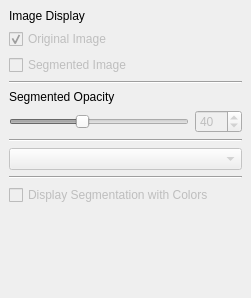
<?xml version="1.0" encoding="UTF-8"?>
<ui version="4.0">
 <class>LayersDockWidget</class>
 <widget class="QDockWidget" name="LayersDockWidget">
  <property name="geometry">
   <rect>
    <x>0</x>
    <y>0</y>
    <width>251</width>
    <height>298</height>
   </rect>
  </property>
  <property name="floating">
   <bool>true</bool>
  </property>
  <property name="features">
   <set>QDockWidget::AllDockWidgetFeatures</set>
  </property>
  <property name="allowedAreas">
   <set>Qt::AllDockWidgetAreas</set>
  </property>
  <property name="windowTitle">
   <string>Layers</string>
  </property>
  <widget class="QWidget" name="dockWidgetContents">
   <layout class="QGridLayout" name="gridLayout">
    <item row="2" column="0">
     <widget class="QCheckBox" name="segmentedImage">
      <property name="enabled">
       <bool>false</bool>
      </property>
      <property name="toolTip">
       <string>Display the Segmented Image</string>
      </property>
      <property name="text">
       <string>Segmented Image</string>
      </property>
     </widget>
    </item>
    <item row="5" column="0">
     <widget class="QLabel" name="label">
      <property name="text">
       <string>Segmented Opacity</string>
      </property>
     </widget>
    </item>
    <item row="9" column="0" colspan="2">
     <widget class="Line" name="line_3">
      <property name="orientation">
       <enum>Qt::Horizontal</enum>
      </property>
     </widget>
    </item>
    <item row="0" column="0">
     <widget class="QLabel" name="label_2">
      <property name="text">
       <string>Image Display</string>
      </property>
     </widget>
    </item>
    <item row="7" column="0" colspan="2">
     <widget class="Line" name="line_2">
      <property name="orientation">
       <enum>Qt::Horizontal</enum>
      </property>
     </widget>
    </item>
    <item row="4" column="0" colspan="2">
     <widget class="Line" name="line">
      <property name="orientation">
       <enum>Qt::Horizontal</enum>
      </property>
     </widget>
    </item>
    <item row="8" column="0" colspan="2">
     <widget class="QComboBox" name="compositeModeCB">
      <property name="enabled">
       <bool>false</bool>
      </property>
      <property name="toolTip">
       <string>Select the type of compositing of the original and segmented images</string>
      </property>
      <property name="statusTip">
       <string>Select the type of compositing of the original and segmented images</string>
      </property>
     </widget>
    </item>
    <item row="6" column="0">
     <widget class="QSlider" name="opacitySlider">
      <property name="enabled">
       <bool>false</bool>
      </property>
      <property name="toolTip">
       <string>Adjust the opacity of the segmented image. 0 makes the segmented image opaque. 100 makes the segmented image transparent </string>
      </property>
      <property name="maximum">
       <number>100</number>
      </property>
      <property name="value">
       <number>40</number>
      </property>
      <property name="orientation">
       <enum>Qt::Horizontal</enum>
      </property>
     </widget>
    </item>
    <item row="10" column="0" colspan="2">
     <widget class="QCheckBox" name="useColorTable">
      <property name="enabled">
       <bool>false</bool>
      </property>
      <property name="text">
       <string>Display Segmentation with Colors</string>
      </property>
     </widget>
    </item>
    <item row="6" column="1">
     <widget class="QSpinBox" name="opacitySpinner">
      <property name="enabled">
       <bool>false</bool>
      </property>
      <property name="toolTip">
       <string>Adjust the opacity of the segmented image. 0 makes the segmented image opaque. 100 makes the segmented image transparent </string>
      </property>
      <property name="maximum">
       <number>100</number>
      </property>
      <property name="value">
       <number>40</number>
      </property>
     </widget>
    </item>
    <item row="1" column="0">
     <widget class="QCheckBox" name="originalImage">
      <property name="enabled">
       <bool>false</bool>
      </property>
      <property name="toolTip">
       <string>Display the original Image</string>
      </property>
      <property name="text">
       <string>Original Image</string>
      </property>
      <property name="checked">
       <bool>true</bool>
      </property>
     </widget>
    </item>
    <item row="11" column="0">
     <spacer name="verticalSpacer">
      <property name="orientation">
       <enum>Qt::Vertical</enum>
      </property>
      <property name="sizeHint" stdset="0">
       <size>
        <width>20</width>
        <height>40</height>
       </size>
      </property>
     </spacer>
    </item>
   </layout>
  </widget>
 </widget>
 <resources/>
 <connections/>
</ui>
